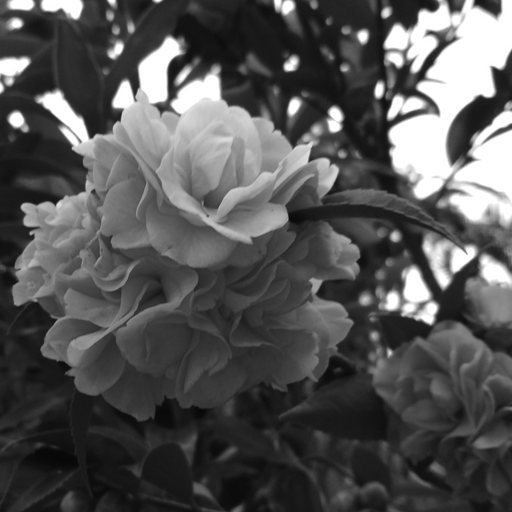
#> input picture Hw1_histogram/camellia (mono) 512x512.tif, 512 x 512 px
$ python project1.py
#> lines starting #> are read from the running program, lines starting #| are printed output that depends on the picture
import numpy as np
from cv2 import cv2 as cv2
import matplotlib.pyplot as plt
import os.path
import csv

def read_file():
    img = cv2.imread('camellia (mono) 512x512.tif',cv2.IMREAD_GRAYSCALE)
#> img is the input picture: shape (512, 512); min 7, max 255, mean 84.2
    # cv2.imshow('input',img)
    # cv2.waitKey(0)  # 按下任意鍵離開
    # cv2.destroyAllWindows()
    return img

def plt_histogram(img,name):
    # hist = cv2.calcHist([img],[0],None,[256],[0, 256])
#> called with name = 'input histogram'
    fig = plt.figure(figsize=(20,8),num=name)
    plt.hist(img.flatten(), 256, [0, 256],edgecolor='blue')
    plt.title(name)
    plt.xlim(0,256)
    out_path = os.path.join('output',name)
    plt.savefig(out_path,format='png')
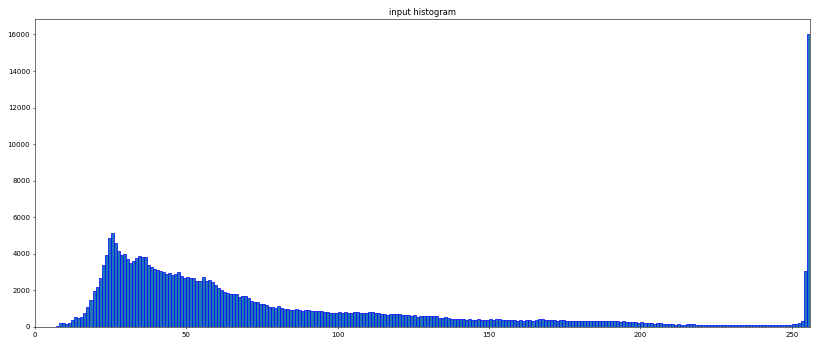
#> figure drawn by matplotlib, 1 panel; tallest bar 16044 high, from x = 255 to 256
    plt.show()

def calculate_pdf(flatten_img):
    pdf = np.zeros((256,1))
    for i in flatten_img:
        pdf[int(i)] += 1
#> this loop made 262144 passes
#> i on passes 1 to 3: 87, 85, 83
#> after the loop, pdf = 256 values, max 16044 at index 255, min 0 at index 0, mean 1024
    pdf /= sum(pdf)
#> pdf = 256 values, max 0.0612 at index 255, min 0 at index 0, mean 0.00391
#> `input_pdf = calculate_pdf(input_img.flatten())`: input_pdf has the same summary as pdf in calculate_pdf
    # print(sum(pdf))
    return pdf

def z_pdf():
    pdf = np.full((256,1),float(1248))
    for i in range(64,191):
        pdf[i] = 800
    pdf /= sum(pdf)
    # print(pdf)
    return pdf

def histogram_specification(in_pdf,z_pdf):
    transform = np.zeros((256,1))
    # [15 lines of commented-out code are left out]
    s = np.zeros((256,1))
    v = np.zeros((256,1))
    for i in range(256):
        if i == 0:
            s[i] = in_pdf[i]
            v[i] = z_pdf[i]
        else:
            s[i] = s[i-1] + in_pdf[i]
            v[i] = v[i-1] + z_pdf[i]
#> after the loop, s = 256 values from 0 to 1; v = 256 values from 0.00475 to 1
    z_index = 0
    # print(v)
    for j in range(256):
        while s[j] > v[z_index]:
            z_index += 1
            if z_index > 255:
                z_index = 255
                break
        transform[j] = z_index

    return transform , s , v

def transform_output(transform,input_pdf,output_pdf,s,v):
    path = os.path.join('output','table.csv')
    with open(path,'w',newline='') as csvfile:
        writer = csv.writer(csvfile)
        writer.writerow(['r','p(r)','s','v','p(z)','z','','r','z=T(r)'])
        for i in range(len(transform)):
            row = []
            row.append(i)
            row.append(float(input_pdf[i]))
            row.append(float(s[i]))
            row.append(float(v[i]))
            row.append(float(output_pdf[i]))
            row.append(i)
            row.append('')
            row.append(i)
            row.append(int(transform[i]))
            writer.writerow(row)
    return

if __name__ == "__main__":
    input_img = read_file()
    # print(input_img.shape)    # 512x512
    plt_histogram(input_img,'input histogram')
    input_pdf = calculate_pdf(input_img.flatten())
    output_pdf = z_pdf()
    transform,s,v = histogram_specification(input_pdf,output_pdf)
#> transform = 256 values from 0 to 255; s = 256 values from 0 to 1; v = 256 values from 0.00475 to 1
    output_img = input_img

    for i in range(512):
        for j in range(512):
            output_img[i][j] = transform[int(input_img[i][j])]
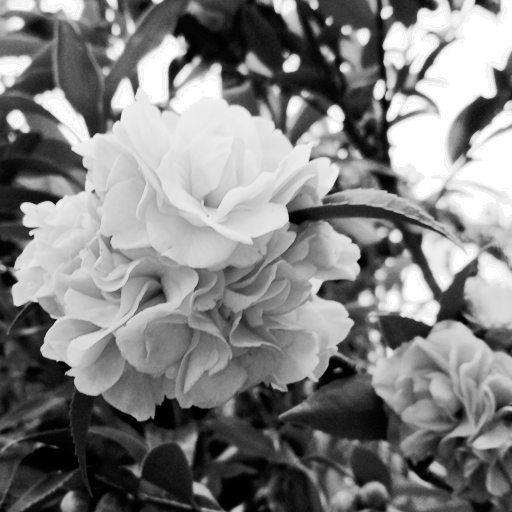
#> output_img: shape (512, 512); min 0, max 255, mean 129

    plt_histogram(output_img,'output histogram')
#> call 2 of plt_histogram, with name = 'output histogram'
#> in plt_histogram (call 2), `plt.savefig(out_path,format='png')`:
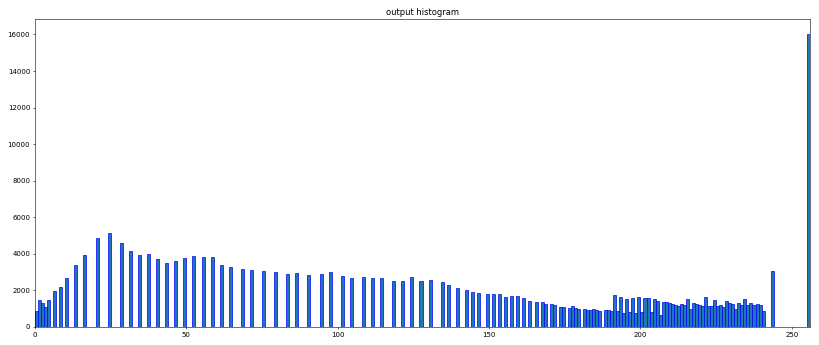
#> figure drawn by matplotlib, 1 panel; tallest bar 16044 high, from x = 255 to 256
    output_path = os.path.join('output','output.png')
    cv2.imwrite(output_path,output_img)
    transform_output(transform,input_pdf,output_pdf,s,v)
